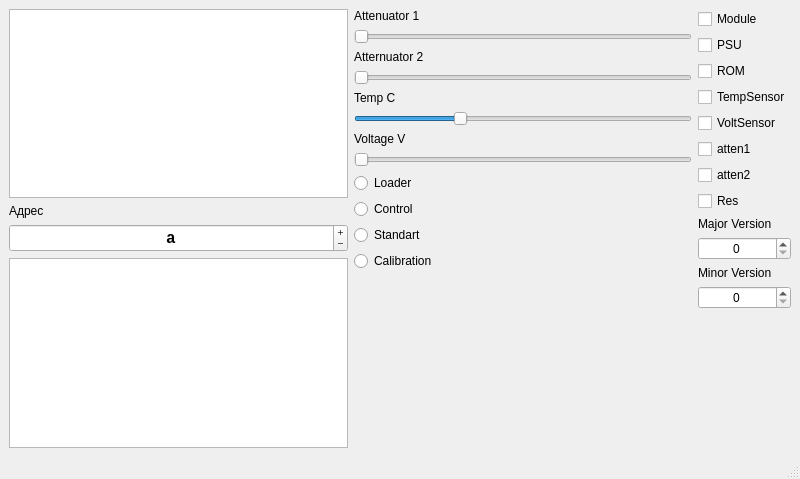
<?xml version="1.0" encoding="UTF-8"?>
<ui version="4.0">
 <class>MainWindow</class>
 <widget class="QMainWindow" name="MainWindow">
  <property name="geometry">
   <rect>
    <x>0</x>
    <y>0</y>
    <width>800</width>
    <height>479</height>
   </rect>
  </property>
  <property name="windowTitle">
   <string>Server</string>
  </property>
  <widget class="QWidget" name="centralwidget">
   <layout class="QHBoxLayout" name="horizontalLayout_2">
    <item>
     <layout class="QHBoxLayout" name="horizontalLayout">
      <item>
       <layout class="QVBoxLayout" name="verticalLayout">
        <item>
         <widget class="QListWidget" name="comList"/>
        </item>
        <item>
         <widget class="QLabel" name="label_7">
          <property name="text">
           <string>Адрес</string>
          </property>
         </widget>
        </item>
        <item>
         <widget class="QSpinBox" name="addrBox">
          <property name="font">
           <font>
            <family>Lucida Console</family>
            <pointsize>12</pointsize>
            <weight>75</weight>
            <bold>true</bold>
           </font>
          </property>
          <property name="alignment">
           <set>Qt::AlignCenter</set>
          </property>
          <property name="buttonSymbols">
           <enum>QAbstractSpinBox::PlusMinus</enum>
          </property>
          <property name="maximum">
           <number>31</number>
          </property>
          <property name="value">
           <number>10</number>
          </property>
          <property name="displayIntegerBase">
           <number>16</number>
          </property>
         </widget>
        </item>
        <item>
         <widget class="QListWidget" name="msgList"/>
        </item>
       </layout>
      </item>
      <item>
       <layout class="QVBoxLayout" name="verticalLayout_2">
        <item>
         <widget class="QLabel" name="label">
          <property name="text">
           <string>Attenuator 1</string>
          </property>
         </widget>
        </item>
        <item>
         <widget class="QSlider" name="Atten1">
          <property name="enabled">
           <bool>false</bool>
          </property>
          <property name="maximum">
           <number>65535</number>
          </property>
          <property name="orientation">
           <enum>Qt::Horizontal</enum>
          </property>
         </widget>
        </item>
        <item>
         <widget class="QLabel" name="label_2">
          <property name="text">
           <string>Atternuator 2</string>
          </property>
         </widget>
        </item>
        <item>
         <widget class="QSlider" name="Atten2">
          <property name="enabled">
           <bool>false</bool>
          </property>
          <property name="maximum">
           <number>65535</number>
          </property>
          <property name="orientation">
           <enum>Qt::Horizontal</enum>
          </property>
         </widget>
        </item>
        <item>
         <layout class="QGridLayout" name="gridLayout"/>
        </item>
        <item>
         <widget class="QLabel" name="temp_label">
          <property name="text">
           <string>Temp C</string>
          </property>
         </widget>
        </item>
        <item>
         <widget class="QSlider" name="Temp">
          <property name="minimum">
           <number>-220</number>
          </property>
          <property name="maximum">
           <number>500</number>
          </property>
          <property name="orientation">
           <enum>Qt::Horizontal</enum>
          </property>
         </widget>
        </item>
        <item>
         <widget class="QLabel" name="voltage_label">
          <property name="text">
           <string>Voltage V</string>
          </property>
         </widget>
        </item>
        <item>
         <widget class="QSlider" name="Volt">
          <property name="maximum">
           <number>2000</number>
          </property>
          <property name="orientation">
           <enum>Qt::Horizontal</enum>
          </property>
         </widget>
        </item>
        <item>
         <layout class="QVBoxLayout" name="verticalLayout_3">
          <item>
           <widget class="QRadioButton" name="loaderRadio">
            <property name="text">
             <string>Loader</string>
            </property>
           </widget>
          </item>
          <item>
           <widget class="QRadioButton" name="controlRadio">
            <property name="text">
             <string>Control</string>
            </property>
           </widget>
          </item>
          <item>
           <widget class="QRadioButton" name="standartRadio">
            <property name="text">
             <string>Standart</string>
            </property>
           </widget>
          </item>
          <item>
           <widget class="QRadioButton" name="calibrRadio">
            <property name="text">
             <string>Calibration</string>
            </property>
           </widget>
          </item>
         </layout>
        </item>
        <item>
         <spacer name="verticalSpacer">
          <property name="orientation">
           <enum>Qt::Vertical</enum>
          </property>
          <property name="sizeHint" stdset="0">
           <size>
            <width>20</width>
            <height>40</height>
           </size>
          </property>
         </spacer>
        </item>
       </layout>
      </item>
      <item>
       <layout class="QVBoxLayout" name="verticalLayout_5">
        <item>
         <widget class="QCheckBox" name="Module_OK">
          <property name="text">
           <string>Module</string>
          </property>
         </widget>
        </item>
        <item>
         <widget class="QCheckBox" name="PSU_OK">
          <property name="text">
           <string>PSU</string>
          </property>
         </widget>
        </item>
        <item>
         <widget class="QCheckBox" name="ROM_OK">
          <property name="text">
           <string>ROM</string>
          </property>
         </widget>
        </item>
        <item>
         <widget class="QCheckBox" name="Temp_OK">
          <property name="text">
           <string>TempSensor</string>
          </property>
         </widget>
        </item>
        <item>
         <widget class="QCheckBox" name="Volt_OK">
          <property name="text">
           <string>VoltSensor</string>
          </property>
         </widget>
        </item>
        <item>
         <widget class="QCheckBox" name="Atten1_OK">
          <property name="text">
           <string>atten1</string>
          </property>
         </widget>
        </item>
        <item>
         <widget class="QCheckBox" name="Atten2_OK">
          <property name="text">
           <string>atten2</string>
          </property>
         </widget>
        </item>
        <item>
         <widget class="QCheckBox" name="Res">
          <property name="text">
           <string>Res</string>
          </property>
         </widget>
        </item>
        <item>
         <widget class="QLabel" name="label_5">
          <property name="text">
           <string>Major Version</string>
          </property>
         </widget>
        </item>
        <item>
         <widget class="QSpinBox" name="MajorV">
          <property name="alignment">
           <set>Qt::AlignCenter</set>
          </property>
         </widget>
        </item>
        <item>
         <widget class="QLabel" name="label_6">
          <property name="text">
           <string>Minor Version</string>
          </property>
         </widget>
        </item>
        <item>
         <widget class="QSpinBox" name="MinorV">
          <property name="alignment">
           <set>Qt::AlignCenter</set>
          </property>
         </widget>
        </item>
        <item>
         <spacer name="verticalSpacer_2">
          <property name="orientation">
           <enum>Qt::Vertical</enum>
          </property>
          <property name="sizeHint" stdset="0">
           <size>
            <width>20</width>
            <height>40</height>
           </size>
          </property>
         </spacer>
        </item>
       </layout>
      </item>
     </layout>
    </item>
   </layout>
  </widget>
  <widget class="QMenuBar" name="menubar">
   <property name="geometry">
    <rect>
     <x>0</x>
     <y>0</y>
     <width>800</width>
     <height>26</height>
    </rect>
   </property>
  </widget>
  <widget class="QStatusBar" name="statusbar"/>
 </widget>
 <resources/>
 <connections/>
</ui>
